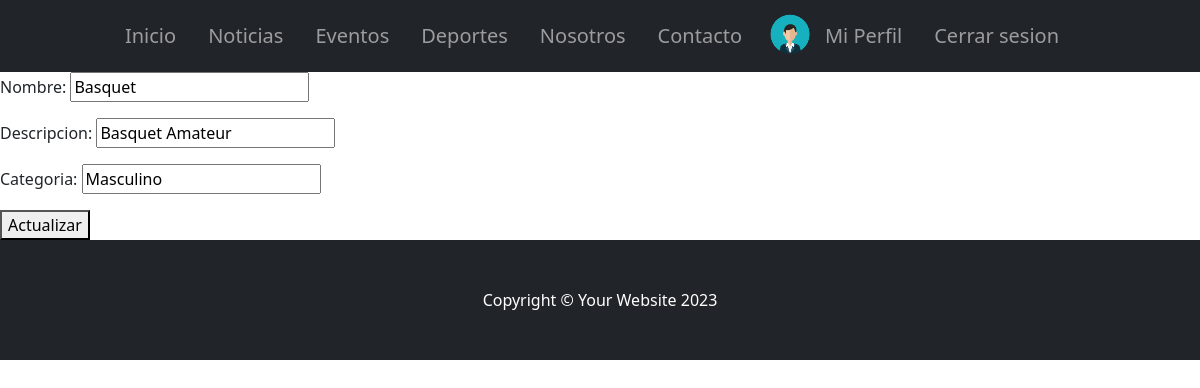
Screenshot of /AppClub/actualizarDeportes/1/ (signed in) with the database file from the repository.
### AppClub/models.py (models this page shows, shortened)
class Deporte(models.Model):
    nombre = models.CharField(max_length=60)
    descripcion = models.CharField(max_length=60)
    categoria = models.CharField(max_length=60)

### AppClub/views.py (the view)
class DeporteUpdate(LoginRequiredMixin, UpdateView):
    model = Deporte
    template_name = "deporte_update.html"
    fields = "__all__"
    success_url = reverse_lazy("listarDeportes")

### AppClub/templates/deporte_update.html
{% extends 'padre.html' %}
{% block ContenidoQueCambia %}
<form action="{% url 'actualizarDeportes' pk=deporte.id %}" method="post"> {% csrf_token %}
    {{form.as_p}}
    <button type="submit"> Actualizar </button>
</form>
{% endblock ContenidoQueCambia %}

### rows the page displays
Deporte: nombre "Basquet", descripcion "Basquet Amateur", categoria "Masculino"
